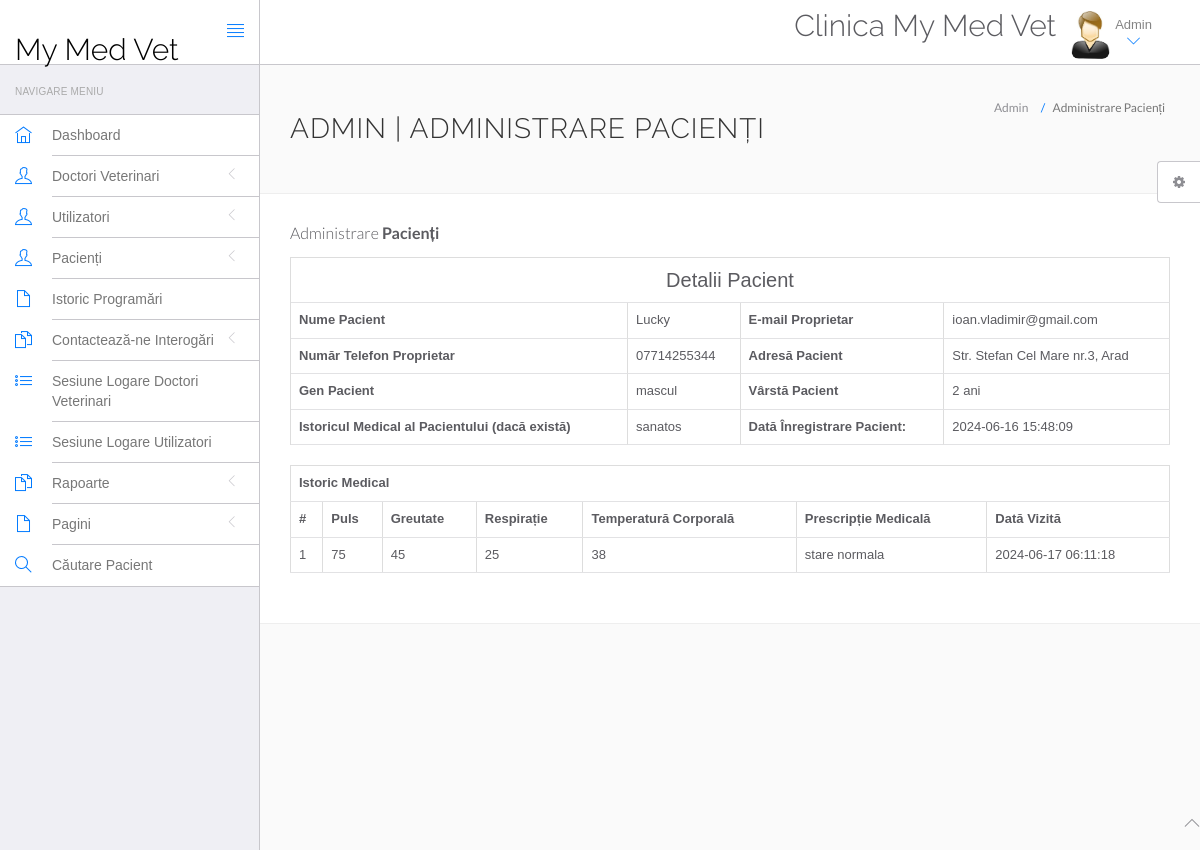
Screenshot of /mymedvet/admin/view-patient.php?viewid=1 (signed in) with the database file from the repository.
### tables this page shows
CREATE TABLE `tblpatient` (
  `ID` int(10) NOT NULL,
  `VetDocid` int(10) DEFAULT NULL,
  `PatientName` varchar(200) DEFAULT NULL,
  `PatientRECS` bigint(15) DEFAULT NULL,
  `PatientOwnerName` varchar(45) DEFAULT NULL,
  `PatientOwnerCNP` bigint(13) DEFAULT NULL,
  `PatientOwnerPhoneNumber` varchar(15) DEFAULT NULL,
  `PatientOwnerEmail` varchar(200) DEFAULT NULL,
  `PatientSpecies` varchar(200) DEFAULT NULL,
  `PatientGender` varchar(50) DEFAULT NULL,
  `PatientAddress` mediumtext DEFAULT NULL,
  `PatientAge` varchar(100) DEFAULT NULL,
  `PatientMedhis` mediumtext DEFAULT NULL,
  `CreateDate` timestamp NULL DEFAULT current_timestamp(),
  `UpdateDate` timestamp NULL DEFAULT NULL ON UPDATE current_timestamp()
);

CREATE TABLE `tblmedicalhistory` (
  `ID` int(10) NOT NULL,
  `PatientID` int(10) DEFAULT NULL,
  `Pulse` varchar(200) DEFAULT NULL,
  `Breathe` varchar(200) NOT NULL,
  `Weight` varchar(100) DEFAULT NULL,
  `Temperature` varchar(200) DEFAULT NULL,
  `MedicalPres` mediumtext DEFAULT NULL,
  `CreateDate` timestamp NOT NULL DEFAULT current_timestamp() ON UPDATE current_timestamp()
);

### mymedvet/admin/view-patient.php (the view, shortened to what this page needs)
<?php
include('include/config.php');
if(strlen($_SESSION['id']==0)) {
 header('location:logout.php');
  } else{
?>
<!DOCTYPE html>
<html lang="en">
	<head>
		<link rel="stylesheet" href="vendor/bootstrap/css/bootstrap.min.css">
		<link rel="stylesheet" href="vendor/fontawesome/css/font-awesome.min.css">
		<link rel="stylesheet" href="vendor/themify-icons/themify-icons.min.css">
		<link href="vendor/animate.css/animate.min.css" rel="stylesheet" media="screen">
		<link href="vendor/perfect-scrollbar/perfect-scrollbar.min.css" rel="stylesheet" media="screen">
		<link href="vendor/switchery/switchery.min.css" rel="stylesheet" media="screen">
		<link href="vendor/bootstrap-touchspin/jquery.bootstrap-touchspin.min.css" rel="stylesheet" media="screen">
		<link href="vendor/select2/select2.min.css" rel="stylesheet" media="screen">
		<link href="vendor/bootstrap-datepicker/bootstrap-datepicker3.standalone.min.css" rel="stylesheet" media="screen">
		<link href="vendor/bootstrap-timepicker/bootstrap-timepicker.min.css" rel="stylesheet" media="screen">
		<link rel="stylesheet" href="customstyle/css/styles.css">
		<link rel="stylesheet" href="customstyle/css/plugins.css">
		<link rel="stylesheet" href="customstyle/css/themes/theme-1.css" id="skin_color" />
	</head>
	<body>
		<div id="app">
<?php include('include/sidebar.php');?>
<div class="app-content">
<?php include('include/header.php');?>
<div class="main-content" >
<div class="wrap-content container" id="container">
<section id="page-title">
<div class="row">
<div class="col-sm-8">
<h1 class="mainTitle">Admin | Administrare Pacienți</h1>
</div>
<ol class="breadcrumb">
<li>
<span>Admin</span>
</li>
<li class="active">
<span>Administrare Pacienți</span>
</li>
</ol>
</div>
</section>
<div class="container-fluid container-fullw bg-white">
<div class="row">
<div class="col-md-12">
<h5 class="over-title margin-bottom-15">Administrare <span class="text-bold">Pacienți</span></h5>
<?php
                               $vid=$_GET['viewid'];
                               $ret=mysqli_query($con,"select * from tblpatient where ID='$vid'");
$cnt=1;
while ($row=mysqli_fetch_array($ret)) {
                               ?>
<table border="1" class="table table-bordered">
 <tr align="center">
<td colspan="4" style="font-size:20px;color:blue">
 Detalii Pacient </td></tr>
    <tr>
    <th scope>Nume Pacient </th>
    <td><?php  echo $row['PatientName'];?></td>
    <th scope>E-mail Proprietar </th>
    <td><?php  echo $row['PatientOwnerEmail'];?></td>
  </tr>
  <tr>
    <th scope>Număr Telefon Proprietar</th>
    <td><?php  echo $row['PatientOwnerPhoneNumber'];?></td>
    <th>Adresă Pacient</th>
    <td><?php  echo $row['PatientAddress'];?></td>
  </tr>
    <tr>
    <th>Gen Pacient</th>
    <td><?php  echo $row['PatientGender'];?></td>
    <th>Vârstă Pacient</th>
    <td><?php  echo $row['PatientAge'];?></td>
  </tr>
  <tr>
    <th>Istoricul Medical al Pacientului (dacă există)</th>
    <td><?php  echo $row['PatientMedhis'];?></td>
     <th>Dată Înregistrare Pacient:</th>
    <td><?php  echo $row['CreateDate'];?></td>
  </tr>
<?php }?>
</table>
<?php
$ret=mysqli_query($con,"select * from tblmedicalhistory  where PatientID='$vid'");
 ?>
<table id="datatable" class="table table-bordered dt-responsive nowrap" style="border-collapse: collapse; border-spacing: 0; width: 100%;">
  <tr align="center">
   <th colspan="8" >Istoric Medical</th>
  </tr>
  <tr>
    <th>#</th>
<th>Puls</th>
<th>Greutate</th>
<th>Respirație</th>
<th>Temperatură Corporală</th>
<th>Prescripție Medicală</th>
<th>Dată Vizită</th>
</tr>
<?php
while ($row=mysqli_fetch_array($ret)) {
  ?>
<tr>
  <td><?php echo $cnt;?></td>
 <td><?php  echo $row['Pulse'];?></td>
 <td><?php  echo $row['Weight'];?></td>
 <td><?php  echo $row['Breathe'];?></td>
  <td><?php  echo $row['Temperature'];?></td>
  <td><?php  echo $row['MedicalPres'];?></td>
  <td><?php  echo $row['CreateDate'];?></td>
</tr>
<?php $cnt=$cnt+1;} ?>
</table>
</div>
</div>
</div>
</div>
</div>
</div>
</div>
	<?php include('include/footer.php');?>
	<?php include('include/setting.php');?>
	</body>
</html>
<?php } ?>

### mymedvet/admin/customstyle/css/themes/theme-1.css (style rules this page uses)
body { background: #FAFAFA; }

### rows the page displays
tblpatient: PatientName "Lucky", PatientOwnerEmail "ioan.vladimir@gmail.com", PatientOwnerPhoneNumber "07714255344", PatientAddress "Str. Stefan Cel Mare nr.3, Arad", PatientGender "mascul", PatientAge "2 ani", PatientMedhis "sanatos", CreateDate "2024-06-16 15:48:09"
tblmedicalhistory: Pulse "75", Weight "45", Breathe "25", Temperature "38", MedicalPres "stare normala", CreateDate "2024-06-17 06:11:18"
